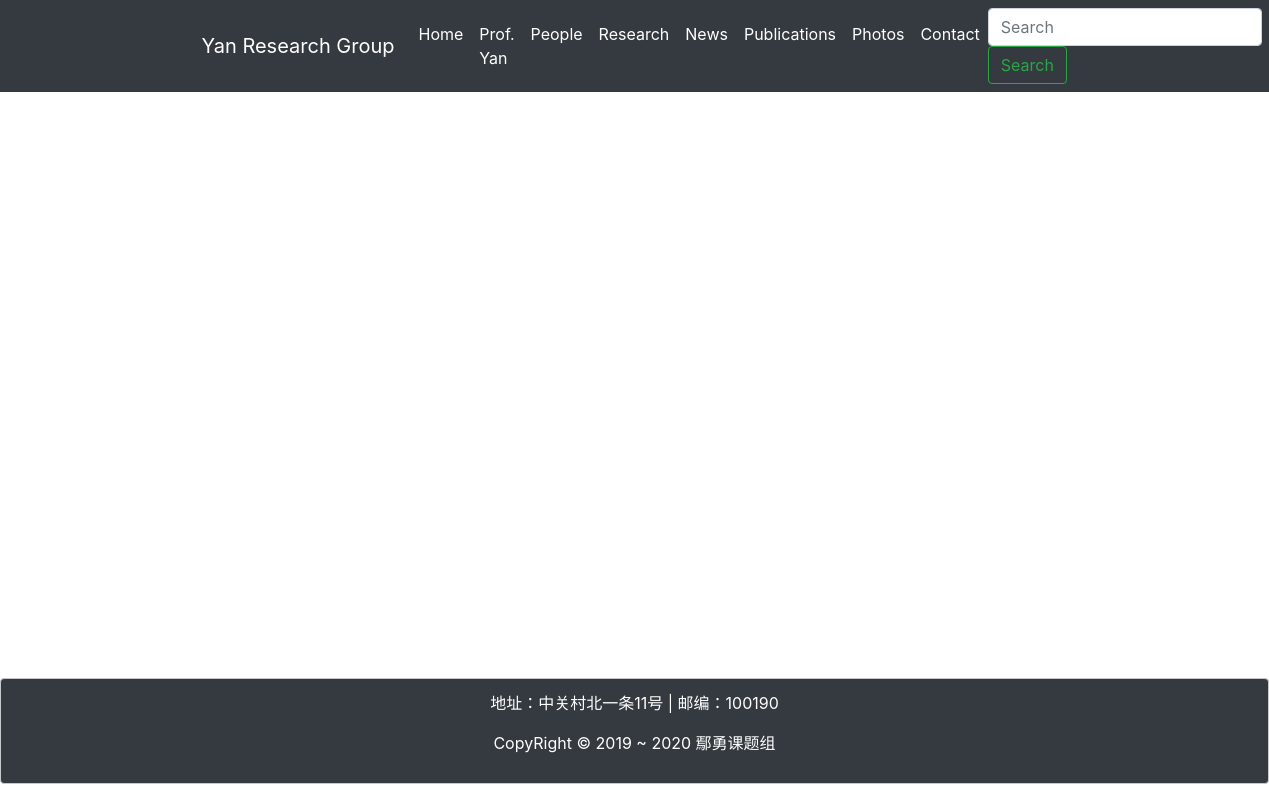
Page /research on the earlier database version.
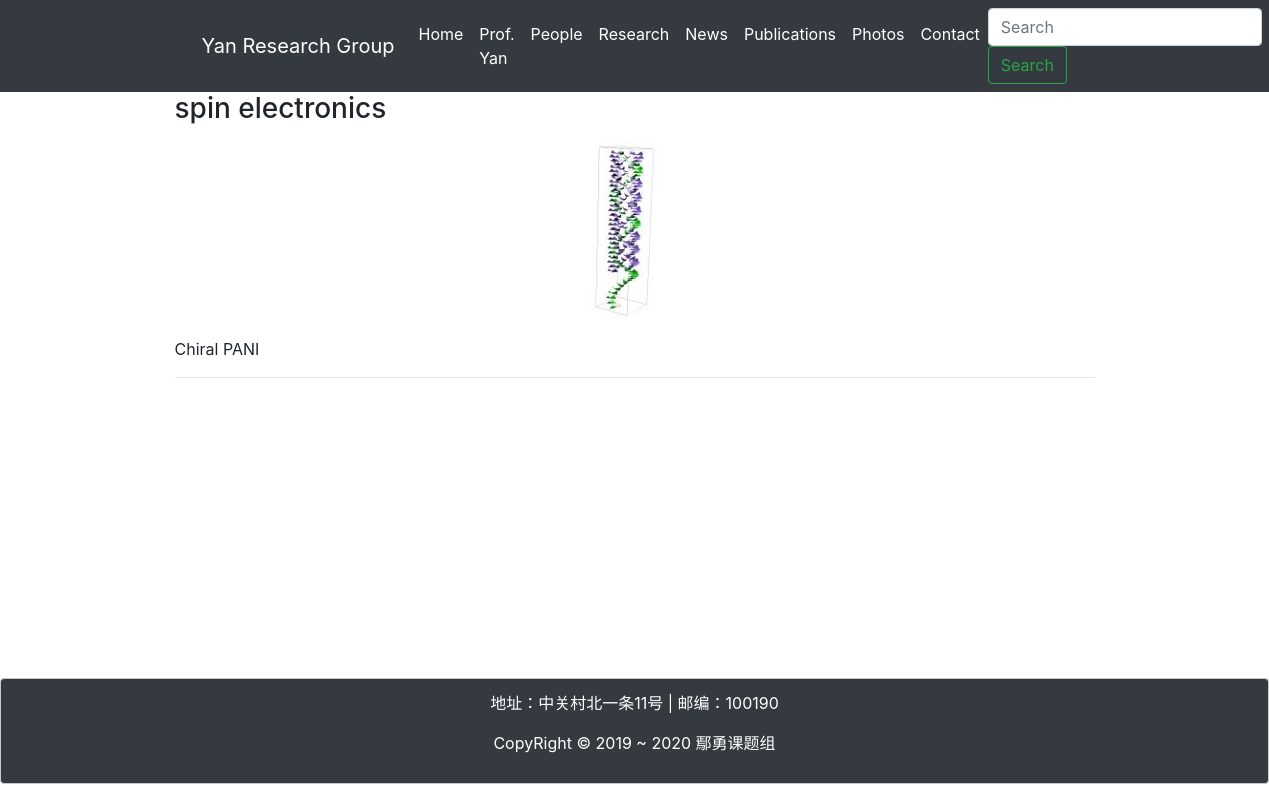
Same page on the later database version.
### groupwebsite/models.py (models this page shows, shortened)
class Research(models.Model):
    title = models.CharField(max_length=200)
    content = RichTextUploadingField()
    created_time = models.DateTimeField(auto_now_add=True)
    class Meta:
        ordering = ('-created_time',)

### groupwebsite/views.py (the view)
# urls.py: path('research',views.research, name="research"),
def research(request):
    context = {}
    context['researches'] = Research.objects.all()
    return render_to_response('research.html', context)

### groupwebsite/templates/Research.html (shortened to what this page needs)
{% extends 'base.html' %}
{% block content %}
    <div class="research">
     {% for research in researches %}
         <h3>{{ research.title }}</h3>
         <p>{{ research.content|safe}}</p>
         <hr>
     {%  endfor %}
    </div>
{% endblock %}

Differences in the rows shown:
added Research: title "spin electronics", content (picture), content "Chiral PANI"
